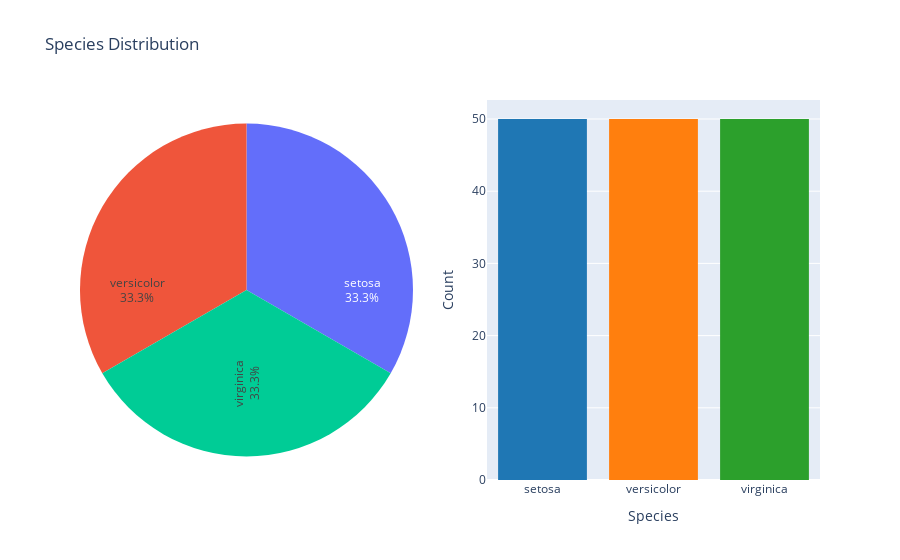

Notebook cell for this chart:
### Code cell
# Create subplots
fig = make_subplots(rows=1, cols=2, specs=[[{'type':'domain'}, {'type':'xy'}]])

# Pie chart
fig.add_trace(go.Pie(labels=df['species'].value_counts().index,
                     values=df['species'].value_counts().values,
                     textinfo='label+percent',
                     insidetextorientation='radial'),
              row=1, col=1)

# Histogram
fig.add_trace(go.Histogram(x=df['species'],
                           marker_color=['#1f77b4', '#ff7f0e', '#2ca02c']),
              row=1, col=2)

# Update layout for better presentation
fig.update_layout(title_text="Species Distribution",
                  xaxis_title="Species",
                  yaxis_title="Count",
                  showlegend=False)

fig.show()

### Figure 1 — Plotly figure (JSON) as saved in the notebook; plotly's stock layout.template omitted (floating-point values rounded to 4 significant figures; data arrays with more than 128 entries replaced by an {"elided": "..."} marker saying what was removed)
{"data": [{"domain": {"x": [0, 0.45], "y": [0, 1]}, "insidetextorientation": "radial", "labels": ["setosa", "versicolor", "virginica"], "textinfo": "label+percent", "type": "pie", "values": [50, 50, 50]}, {"marker": {"color": ["#1f77b4", "#ff7f0e", "#2ca02c"]}, "type": "histogram", "x": {"elided": "150 str values"}, "xaxis": "x", "yaxis": "y"}], "layout": {"showlegend": false, "title": {"text": "Species Distribution"}, "xaxis": {"anchor": "y", "domain": [0.55, 1], "title": {"text": "Species"}}, "yaxis": {"anchor": "x", "domain": [0, 1], "title": {"text": "Count"}}}}
